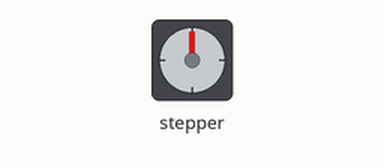
The sketch below on a simulated Arduino Uno, built with avr-gcc and run on an emulated ATmega328P. Shown: stepper motor. Wiring (inferred from the names in the program): stepper motor driver (600 steps per turn assumed): step pin 3; direction pin 2.

Above: at 0.05 s.
At 1.15 s:
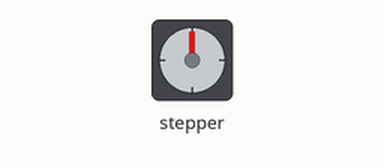
At 2.3 s:
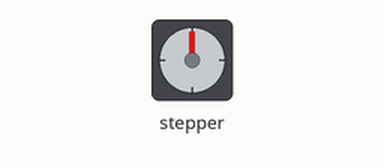
At 4.55 s:
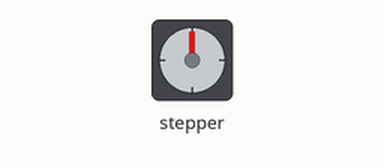
Timing chart, 0 to 7.3 s (numbered marks = the images above):
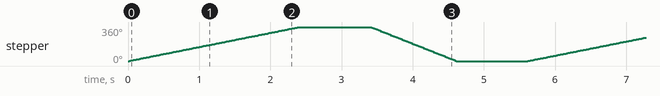

The sketch:

nemadrive.ino
```cpp
// Define pin connections & motor's steps per revolution
const int dirPin = 2;
const int stepPin = 3;
const int stepsPerRevolution = 600;

void setup()
{
  // Declare pins as Outputs
  pinMode(stepPin, OUTPUT);
  pinMode(dirPin, OUTPUT);
}
void loop()
{
  // Set motor direction clockwise
  digitalWrite(dirPin, HIGH);

  // Spin motor slowly
  for(int x = 0; x < stepsPerRevolution; x++)
  {
    digitalWrite(stepPin, HIGH);
    delayMicroseconds(2000);
    digitalWrite(stepPin, LOW);
    delayMicroseconds(2000);
  }
  delay(1000); // Wait a second

  // Set motor direction counterclockwise
  digitalWrite(dirPin, LOW);

  // Spin motor quickly
  for(int x = 0; x < stepsPerRevolution; x++)
  {
    digitalWrite(stepPin, HIGH);
    delayMicroseconds(1000);
    digitalWrite(stepPin, LOW);
    delayMicroseconds(1000);
  }
  delay(1000); // Wait a second
}

void driveMotor(int dir, int steps, int tdelay){
  digitalWrite(dirPin, dir);
  for(int x=0; x<steps; x++){
    digitalWrite(stepPin, HIGH);
    delayMicroseconds(tdelay);
    digitalWrite(stepPin, LOW);
    delayMicroseconds(tdelay);
  }
}
```

Measured:
- by itself, stepper: turns 360° clockwise in 2.4 s, then 360° counter-clockwise in 1.2 s, repeating every 5.6 s
